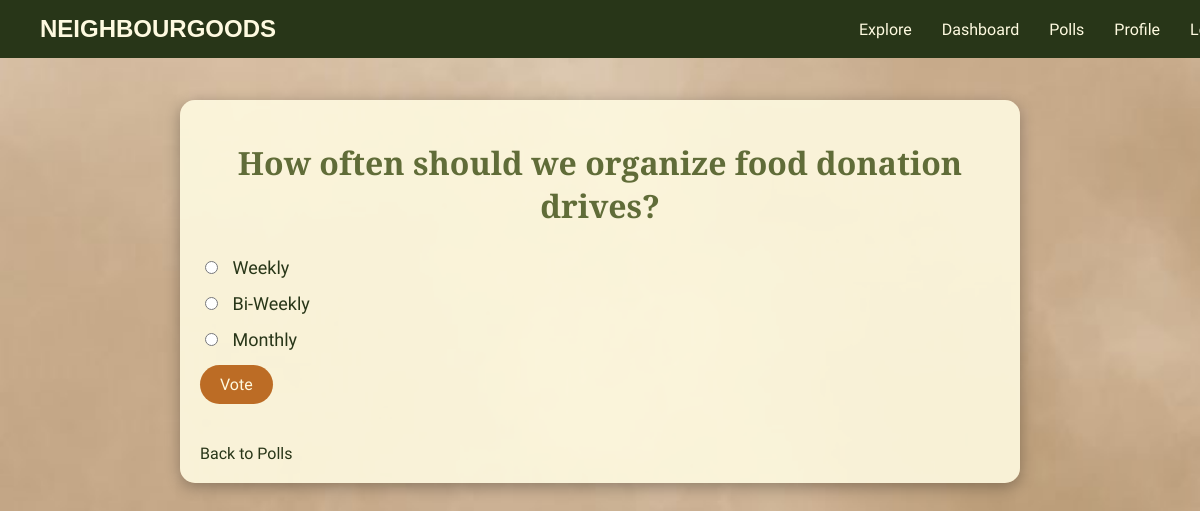
The app's page /poll_details.php?poll_id=2 (signed in) with its own data.
### tables this page shows
CREATE TABLE `polls` (
  `poll_id` int(11) NOT NULL,
  `question` varchar(255) NOT NULL,
  `expires_at` datetime NOT NULL,
  `created_at` datetime DEFAULT current_timestamp()
);

CREATE TABLE `poll_options` (
  `option_id` int(11) NOT NULL,
  `poll_id` int(11) NOT NULL,
  `option_text` varchar(255) NOT NULL
);

### poll_details.php (the view, shortened to what this page needs)
<?php
require 'config.php';
if (isset($_GET['poll_id'])) {
    $poll_id = $_GET['poll_id'];
    $stmt = $conn->prepare('SELECT question FROM polls WHERE poll_id = ? AND expires_at > NOW()');
    $stmt->bind_param('i', $poll_id);
    $stmt->execute();
    $stmt->bind_result($question);
    $stmt = $conn->prepare('SELECT option_id, option_text FROM poll_options WHERE poll_id = ?');
    $stmt->bind_param('i', $poll_id);
    $stmt->execute();
    $options_result = $stmt->get_result();
    $stmt = $conn->prepare('SELECT * FROM poll_votes WHERE poll_id = ? AND user_id = ?');
    $stmt->bind_param('ii', $poll_id, $_SESSION['user_id']);
    $stmt->execute();
    $has_voted = $stmt->get_result()->num_rows > 0;
} else {
    $_SESSION['error_message'] = 'Invalid poll.';
    header('Location: polls.php');
    exit();
}
?>
<!DOCTYPE html>
<html lang="en">
<head>
</head>
<body>
<nav class="navbar">
    <div class="logo">NeighbourGoods</div>
    <ul>
        <li><a href="explore.php">Explore</a></li>
        <li><a href="dashboard.php">Dashboard</a></li>
        <li><a href="polls.php">Polls</a></li>
        <li><a href="userProfile.php">Profile</a></li>
        <li><a href="logout.php">Logout</a></li>
    </ul>
</nav>
<div class="poll-container">
    <h1><?php echo htmlspecialchars($question, ENT_QUOTES); ?></h1>
    <?php if ($has_voted): ?>
        <p>You have already voted in this poll.</p>
    <?php else: ?>
        <form method="POST" action="vote.php">
            <?php while ($option = $options_result->fetch_assoc()): ?>
            <label>
                <input type="radio" name="option_id" value="<?php echo $option['option_id']; ?>" required>
                <?php echo htmlspecialchars($option['option_text'], ENT_QUOTES); ?>
            </label>
            <?php endwhile; ?>
            <button type="submit">Vote</button>
        </form>
    <?php endif; ?>
    <a href="polls.php" class="back-link">Back to Polls</a>
</div>
</body>
</html>

### poll_details.php (style rules this page uses)
body { font-family: 'Neuton', serif; background-color: #FEFAE0; color: #283618; margin: 0; overflow-x: hidden; background-image: url('img/backgroundimg2.jpg'); background-size: cover; background-repeat: no-repeat; background-attachment: fixed; }
.navbar { width: 100%; padding: 15px 40px; display: flex; justify-content: space-between; align-items: center; background: #283618; color: #FEFAE0; position: fixed; top: 0; left: 0; z-index: 1000; }
.navbar .logo { font-size: 24px; font-weight: 700; text-transform: uppercase; color: #FEFAE0; font-family: 'Montserrat', sans-serif; }
.navbar ul { display: flex; list-style: none; margin: 0; padding: 0; }
.navbar ul li { margin-left: 30px; }
.navbar ul li a { text-decoration: none; color: #FEFAE0; font-size: 16px; transition: color 0.3s; font-family: 'Neuton', serif; }
.poll-container { max-width: 800px; margin: 100px auto 50px; padding: 20px; background: rgba(254, 250, 224, 0.9); border-radius: 15px; box-shadow: 0 4px 15px rgba(0,0,0,0.3); }
.poll-container h1 { font-size: 32px; color: #606C38; text-align: center; margin-bottom: 30px; font-family: 'Libre Baskerville', serif; }
.poll-container form { margin-bottom: 20px; }
.poll-container label { font-size: 18px; color: #283618; display: block; margin-bottom: 15px; font-family: 'Neuton', serif; }
.poll-container input[type="radio"] { margin-right: 10px; }
.poll-container button { background: #BC6C25; color: #FEFAE0; padding: 10px 20px; border-radius: 25px; font-size: 16px; border: none; cursor: pointer; transition: background 0.3s; font-family: 'Neuton', serif; }
.poll-container a.back-link { text-decoration: none; color: #283618; font-size: 16px; display: inline-block; margin-top: 20px; font-family: 'Neuton', serif; }

### records on screen
polls: question "How often should we organize food donation drives?"
poll_options: option_text "Weekly"
poll_options: option_text "Bi-Weekly"
poll_options: option_text "Monthly"
